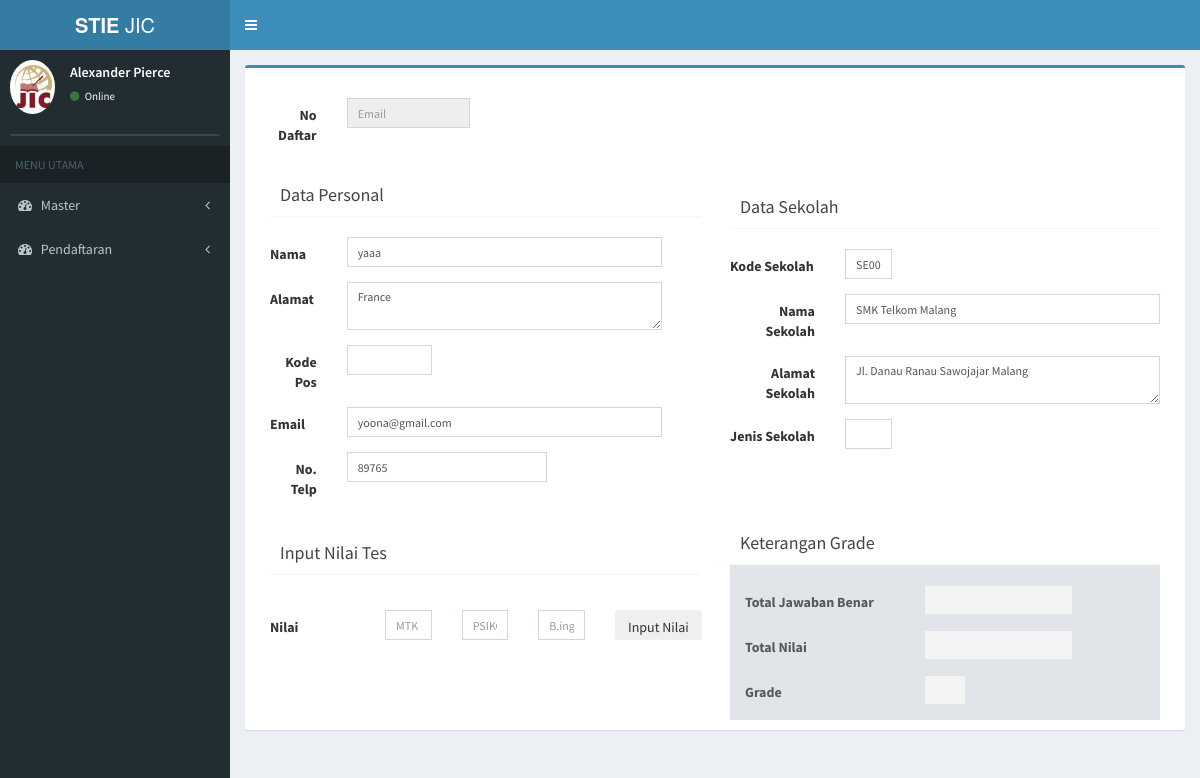
The app's page /index.php/hasil_tes/index/TM001 with its own data.
### tables this page shows
CREATE TABLE `tb_pendaftaran` (
  `id_pendaftaran` varchar(6) NOT NULL,
  `tanggal_pendaftaran` date NOT NULL,
  `nama_pendaftar` varchar(50) NOT NULL,
  `jk_pendaftar` varchar(20) NOT NULL,
  `id_sekolah2` varchar(6) NOT NULL,
  `jurusan` varchar(20) NOT NULL,
  `alamat` varchar(100) NOT NULL,
  `email` varchar(30) NOT NULL,
  `no_telp` varchar(15) NOT NULL,
  `waktu` varchar(10) NOT NULL,
  `status_bayar` varchar(20) NOT NULL,
  `id_prodi2` varchar(6) NOT NULL,
  `sumber` varchar(30) NOT NULL,
  `ibu_kandung` varchar(30) NOT NULL,
  `bukti_transfer` text NOT NULL,
  `agama` varchar(10) NOT NULL,
  `id_du2` varchar(6) NOT NULL
);

CREATE TABLE `tb_sekolah` (
  `id_sekolah` varchar(6) NOT NULL,
  `nama_sekolah` varchar(30) NOT NULL,
  `alamat_sekolah` text NOT NULL,
  `jenis_sekolah` varchar(6) NOT NULL
);

### application/controllers/hasil_tes.php (called while the page is built, shortened)
<?php
class Hasil_tes extends CI_Controller {
	public function __construct()
	{
		$this->load->model('pendaftaran_model');
	}
	public function index()
	{
				$data['getPreschool'] = $this->pendaftaran_model->getPreschool();
				$id_pendaftaran = $this->uri->segment(3);
				$data['hasil_tes'] = $this->pendaftaran_model->get_pra_pendaftar($id_pendaftaran);
				$data['id_pendaftaran'] = $id_pendaftaran;
				$data['main_view'] = 'hasil_tes_view';
				$this->load->view('template', $data);
	}
}

### index.php (called while the page is built, shortened)
<?php
require_once BASEPATH.'core/CodeIgniter.php';

### application/models/pendaftaran_model.php (called while the page is built, shortened)
<?php
class Pendaftaran_model extends CI_Model {
  public function get_pra_pendaftar($id_pendaftaran){
      return $this->db->join('tb_sekolah','tb_sekolah.id_sekolah=tb_pendaftaran.id_sekolah2')
              ->where('id_pendaftaran', $id_pendaftaran)
              ->get('tb_pendaftaran')
              ->row();
  }
}

### application/views/hasil_tes_view.php (the view, shortened to what this page needs)
<div class="row">
  <?php echo form_open('hasil_tes/save_hasil_tes'); ?>
  <div class="col-md-12">
  <div class="box box-primary">
    <div class="form-horizontal">
  <div class="box-body">
    <div class="col-md-6"><br>
                <div class="form-group">
                  <div class="col-md-2">
                  <label for="inputEmail3" class="control-label pull-left">No Daftar</label>
                </div>
                  <div class="col-md-4">
                    <input type="input" class="form-control input-sm" id="id_hasil_tes" name="id_hasil_tes" placeholder="Email" value="<?php echo $hasil_tes->id_hasil_tes2; ?>" readonly>
                  </div>
                </div>
                <div class="form-group">
                  <div class="col-md-2">
                </div>
                  <div class="col-md-6">
                  </div>
                </div>
                <div class="box-header with-border">
                <h3 class="box-title">Data Personal</h3>
                </div>
                <br>
                <div class="form-group">
                  <div class="col-md-2">
                  <label for="inputEmail3" class="control-label pull-left">Nama</label>
                </div>
                  <div class="col-md-9">
                    <input type="text" class="form-control input-sm" id="inputEmail3" placeholder="" value="<?php echo $hasil_tes->nama_pendaftar; ?>">
                  </div>
                </div>
                <div class="form-group">
                  <div class="col-md-2">
                  <label for="inputEmail3" class="control-label pull-left">Alamat</label>
                </div>
                  <div class="col-md-9">
                    <textarea type="text" class="form-control input-sm" id="inputEmail3" placeholder=""><?php echo $hasil_tes->alamat; ?>
                      </textarea>
                  </div>
                </div>
                <div class="form-group">
                  <div class="col-md-2">
                  <label for="inputEmail3" class="control-label pull-left">Kode Pos</label>
                </div>
                  <div class="col-md-3">
                    <input type="text" class="form-control input-sm" id="inputEmail3" placeholder="" >
                  </div>
                </div>
                <div class="form-group">
                  <div class="col-md-2">
                  <label for="inputEmail3" class="control-label pull-left">Email</label>
                </div>
                  <div class="col-md-9">
                    <input type="email" class="form-control input-sm" id="inputEmail3" placeholder="" value="<?php echo $hasil_tes->email; ?>">
                  </div>
                </div>
                <div class="form-group">
                  <div class="col-md-2">
                  <label for="inputEmail3" class="control-label pull-left">No. Telp</label>
                </div>
                  <div class="col-md-6">
                    <input type="number" class="form-control input-sm" id="inputEmail3" placeholder="" value="<?php echo $hasil_tes->no_telp; ?>">
                  </div>
                </div>
                <div class="box-header with-border">
                  <br>
                <h3 class="box-title">Input Nilai Tes</h3>
                </div>
                <br>
                <div class="form-group">
                  <div class="col-md-3">
                  <label for="inputEmail3" class="control-label pull-left">Nilai</label>
                </div>
                  <div class="col-md-2">
                    <input type="text" id="mtk" name="mtk" class="form-control input-sm"  placeholder="MTK" onkeyup="sum();" >
                  </div>
                  <div class="col-md-2">
                    <input type="text" id="psikotes" name="psikotes" class="form-control input-sm"  placeholder="PSIKOTES" onkeyup="sum()" >
                  </div>
                  <div class="col-md-2">
                    <input type="text" id="bing" name="bing" class="form-control input-sm"  placeholder="B.ing" onkeyup="sum()" >
                  </div>
                  <div class="col-md-2">
                  <button  class=" btn pull-left input-sm ">Input Nilai</button></div>
                </div>
              </div>
              <div class="col-md-6">
            <br>
                <div class="form-group">
                  <div class="col-md-2">
                </div>
                  <div class="col-md-4">
                  </div>
                    <div class="col-md-2 btn pull-left input-sm "></div>
                </div>
                <div class="form-group">
                  <div class="col-md-2">
                </div>
                  <div class="col-md-4">
                  </div>
                    <div class="col-md-2 btn pull-left input-sm "></div>
                </div>
                <div class="box-header with-border">
                <h3 class="box-title">Data Sekolah</h3>
                </div>
                <br>
                <div class="form-group">
                  <div class="col-md-3">
                  <label for="inputEmail3" class="control-label pull-left">Kode Sekolah</label>
                  </div>
                  <div class="col-md-2">
                    <input type="text" class="form-control input-sm" id="inputEmail3" placeholder="" value="<?php echo $hasil_tes->id_sekolah; ?>">
                  </div>
                </div>
                <div class="form-group">
                  <div class="col-md-3">
                  <label for="inputEmail3" class="control-label pull-left">Nama Sekolah</label>
                  </div>
                  <div class="col-md-9">
                    <input type="text" class="form-control input-sm" id="inputEmail3" placeholder="" value="<?php echo $hasil_tes->nama_sekolah; ?>">
                  </div>
                </div>
                <div class="form-group">
                  <div class="col-md-3">
                  <label for="inputEmail3" class="control-label pull-left">Alamat Sekolah</label>
                  </div>
                  <div class="col-md-9">
                    <textarea type="text" class="form-control input-sm" id="inputEmail3" placeholder=""><?php echo $hasil_tes->alamat_sekolah; ?></textarea>
                  </div>
                </div>
                <div class="form-group">
                  <div class="col-md-3">
                  <label for="inputEmail3" class="control-label pull-left">Jenis Sekolah</label>
                  </div>
                  <div class="col-md-2">
                    <input type="text" class="form-control input-sm" id="inputEmail3" placeholder="" >
                  </div>
                </div>
                <br><br>
                 <div class="box-header with-border">
                  <br>
                <h3 class="box-title">Keterangan Grade</h3>
                </div>
                <div class="bg-gray disabled color-palette col-md-12"><br>
                <div class="form-group">
                  <div class="col-md-5">
                  <label for="inputEmail3" class="control-label pull-left">Total Jawaban Benar</label>
                  </div>
                  <div class="col-md-5">
                    <input type="text" name="total_jawaban" id="total_jawaban" class="form-control input-sm" id="inputEmail3" placeholder="" readonly="">
                  </div>
                </div>
                <div class="form-group">
                  <div class="col-md-5">
                  <label for="inputEmail3" class="control-label pull-left">Total Nilai</label>
                  </div>
                  <div class="col-md-5">
                    <input id="nilai" name="nilai" type="number" class="form-control input-sm" id="inputEmail3" placeholder="" readonly="">
                  </div>
                </div>
                <div class="form-group">
                  <div class="col-md-5">
                  <label for="inputEmail3" class="control-label pull-left">Grade</label>
                  </div>
                  <div class="col-md-2">
                    <input id="grade" name="grade" type="text" class="form-control input-sm" placeholder="" readonly="">
                  </div>
                </div>
              </div>
        </div></div>
          </div>
      </div>
          </div>
</div>
</div>

### records on screen
tb_pendaftaran: nama_pendaftar "yaaa", alamat "France", email "yoona@gmail.com", no_telp "89765", id_sekolah "SE001", nama_sekolah "SMK Telkom Malang", alamat_sekolah "Jl. Danau Ranau Sawojajar Malang"
